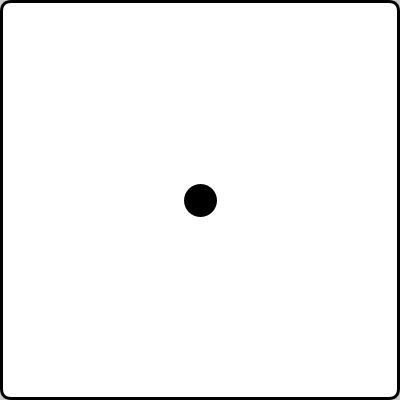
Frame 1 (no input)
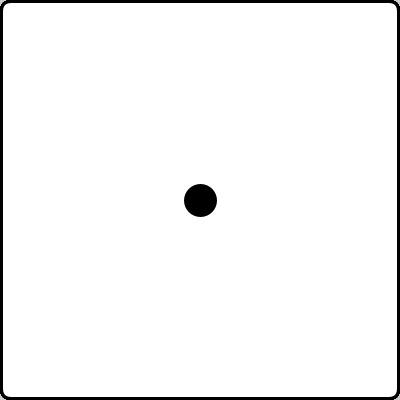
Frame 60 (the mouse pressed at the canvas centre just before this capture)
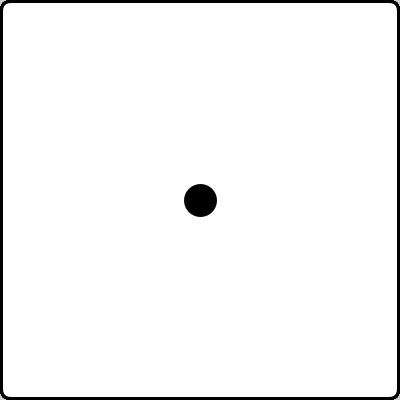
Frame 120 (the mouse held since frame 60 and released just before this capture)

The Processing sketch that drew these frames (run headless with seeded random() and noise(); from frame 60 on, the mouse is pressed at the canvas centre):

// Processing sketch: bouncing_ball_01_09
// ── bouncing_ball_01_09.pde
void setup(){

  size(400,400);

}

void draw(){
  strokeWeight(3);
  fill(255);
  rect(1, 1, width-3, height-2.9, 10);
  
  fill(0);
  ellipse(200,200,30,30);
}
